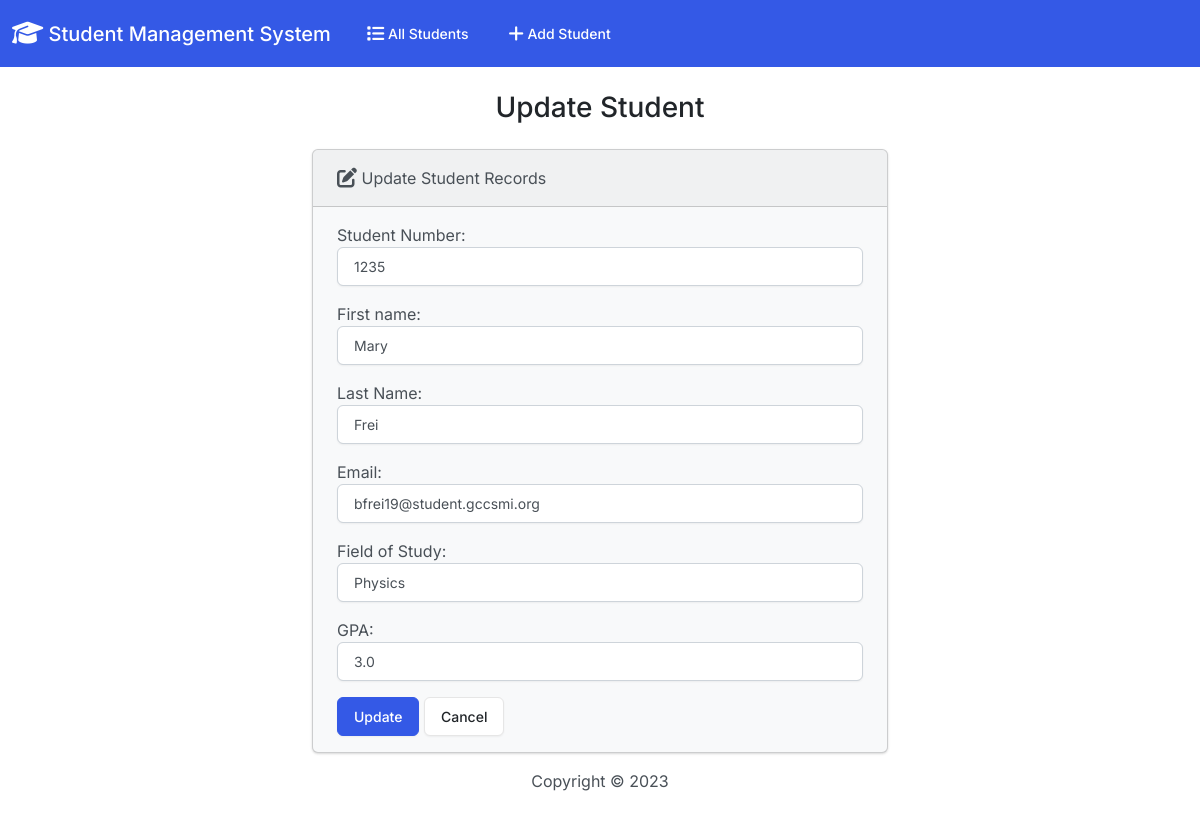
Page /edit/2/ on the committed database.
### students/models.py (models this page shows, shortened)
class Student(models.Model):
    student_number = models.PositiveBigIntegerField()
    first_name = models.CharField(max_length=50)
    last_name = models.CharField(max_length=50)
    email = models.EmailField(max_length=100)
    field_of_study = models.CharField(max_length=50)
    gpa = models.FloatField()

### students/views.py (the view)
# urls.py: path("edit/<int:id>/", views.edit, name="edit"),
def edit(request, id):
    if request.method == "POST":
        student = Student.objects.get(pk=id)
        form = StudentForm(request.POST, instance=student)
        if form.is_valid():
            form.save()
            return render(
                request, "students/edit.html", {"form": form, "success": True}
            )
    else:
        student = Student.objects.get(pk=id)
        form = StudentForm(instance=student)
    return render(request, "students/edit.html", {"form": form})

### students/forms.py
class StudentForm(forms.ModelForm):
    class Meta:
        model = Student
        fields = [
            "student_number",
            "first_name",
            "last_name",
            "email",
            "field_of_study",
            "gpa",
        ]
        labels = {
            "student_number": "Student Number",
            "first_name": "First name",
            "last_name": "Last Name",
            "email": "Email",
            "field_of_study": "Field of Study",
            "gpa": "GPA",
        }
        widgets = {
            "student_number": forms.NumberInput(attrs={"class": "form-control"}),
            "first_name": forms.TextInput(attrs={"class": "form-control"}),
            "last_name": forms.TextInput(attrs={"class": "form-control"}),
            "email": forms.TextInput(attrs={"class": "form-control"}),
            "field_of_study": forms.TextInput(attrs={"class": "form-control"}),
            "gpa": forms.NumberInput(attrs={"class": "form-control"}),
        }

### students/templates/students/edit.html
{% extends 'students/base.html' %} {% block body %}
<h3 class="text-center m-4">Update Student</h3>
{% if success %}
<div class="alert alert-success" role="alert">
  The student updated sucessfully.
  <a href="{% url 'index' %}" class="alert-link">Go to Home Page</a>
</div>
{% else %}
<div class="row justify-content-center">
  <div class="col-6">
    <div class="card bg-light mb-3">
      <div class="card-header">
        <i class="fa-solid fa-pen-to-square fa-lg"></i> Update Student Records
      </div>
      <div class="card-body">
        <form action="" method="POST">
          {% csrf_token %} {{ form.as_p }}
          <button type="submit" class="btn btn-primary">Update</button>
          <a href="{% url 'index' %}" class="btn btn-secondary">Cancel</a>
        </form>
      </div>
    </div>
  </div>
</div>
{% endif %} {% endblock body %}

### rows in the picture
Student: student_number "1235", first_name "Mary", last_name "Frei", email "bfrei19@student.gccsmi.org", field_of_study "Physics", gpa "3.0"
